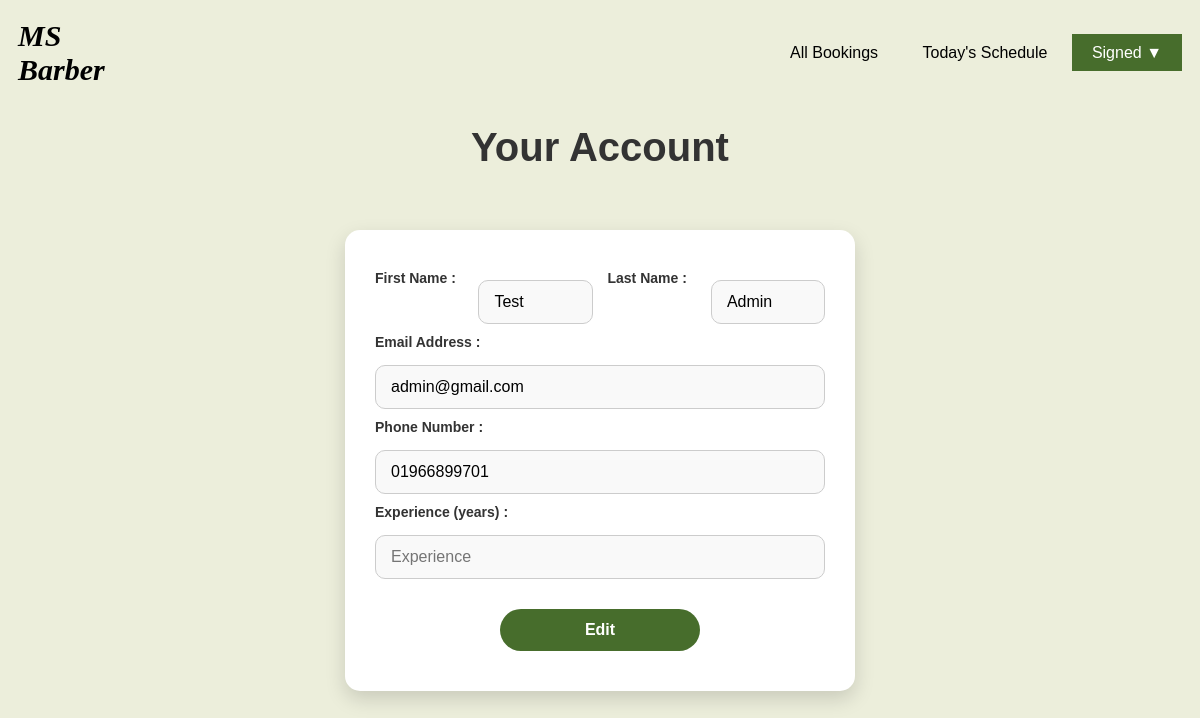
Page /barber-editprofile.php (signed in) on the committed database.
### tables this page shows
CREATE TABLE `barber` (
  `barber_id` int(11) NOT NULL,
  `barber_email` varchar(50) NOT NULL,
  `barber_fname` varchar(50) NOT NULL,
  `barber_lname` varchar(50) NOT NULL,
  `barber_image` longblob NOT NULL,
  `barber_status` int(1) NOT NULL,
  `barber_password` varchar(255) NOT NULL,
  `barber_DOB` varchar(50) NOT NULL,
  `barber_phoneNumber` varchar(20) NOT NULL,
  `barber_exp` varchar(2) NOT NULL,
  `role` varchar(50) NOT NULL
);

### barber-editprofile.php (the view, shortened to what this page needs)
<?php
    include('connect.php');
    $email = $_SESSION['blEmail'];
    $sql = "SELECT * FROM barber WHERE barber_email = ?";
    $stmt = $conn->prepare($sql);
    $stmt->bind_param("s", $email);
    $stmt->execute();
    $result = $stmt->get_result();
    $barber = $result->fetch_assoc();
?>
<!DOCTYPE html>
<html lang="en">
<head>
    <link rel="stylesheet" href="editprofile.css">
</head>
<body>
    <header id="header">
        <div class="top-bar">
            <nav class="nav-bar">
                <a href="user-homepage.php" class="logo"><span>MS Barber</span></a>
                <ul>
                    <li><a href="barber-booking.php" class="<?php echo basename($_SERVER['PHP_SELF']) == 'barber-booking.php' ? 'active' : ''; ?>">All Bookings</a></li>
                    <li><a href="barber-todayschedule.php" class="<?php echo basename($_SERVER['PHP_SELF']) == 'barber-todayschedule.php' ? 'active' : ''; ?>">Today's Schedule</a></li>
                    <?php
                    if (isset($_SESSION['blEmail'])) {
                        echo "<li>";
                        echo "<a href='' class='profile'>Signed ▼</a>";
                        echo "</li>";
                    }
                    ?>
                </ul>
            </nav>
        </div>
    </header>
    <h1>Your Account</h1>
    <div class="login-container">
        <div class="login-form">
            <form method="post" action="">
                <div class="container-name">
                    <label>First Name : </label><input id="barber-fname" name="barber-fname" type="text" class="rounded-textbox" placeholder="First Name" value="<?php echo htmlspecialchars($barber['barber_fname']); ?>" readonly required>
                    <label>Last Name : </label><input id="barber-lname" name="barber-lname" type="text" class="rounded-textbox" placeholder="Last Name" value="<?php echo htmlspecialchars($barber['barber_lname']); ?>" readonly required>
                </div>
                <label>Email Address : </label><input type="text" class="rounded-textbox" name="bemail" placeholder="Email Address" value="<?php echo htmlspecialchars($barber['barber_email']); ?>" readonly>
                <label>Phone Number : </label><input type="text" class="rounded-textbox" name="bphone" placeholder="Phone Number" value="<?php echo htmlspecialchars($barber['barber_phoneNumber']); ?>" readonly required>
                <label>Experience (years) : </label><input type="number" class="rounded-textbox" name="barber-exp" placeholder="Experience" value="<?php echo htmlspecialchars($barber['barber_exp']); ?>" readonly required>
                <center>
                    <button id="edit-btn" type="button" class="rounded-button">Edit</button>
                </center>
            </form>
        </div>
    </div>
</body>
</html>

### editprofile.css (style rules this page uses)
body { background-color: #eceedb; font-family: Arial, Helvetica, sans-serif; }
a { text-decoration: none; }
header { position: -webkit-sticky; position: sticky; top: 0; transition: background-color 0.4s ease-in-out; }
.nav-bar { width: 100%; display: flex; align-items: center; justify-content: space-between; position: relative; }
nav ul { list-style-type: none; width: 100%; padding: 10px; text-align: right; }
nav ul li { display: inline-block; list-style: none; }
nav ul li a { display: block; padding: 10px 20px; text-decoration: none; color: black; }
.rounded-button { width: 200px; padding: 12px; background-color: #476d2c; color: white; border-radius: 25px; border: none; font-size: 16px; font-weight: bold; cursor: pointer; margin: 20px auto 0; display: inline-block; text-align: center; transition: all 0.3s ease; }
.rounded-textbox { width: 100%; padding: 12px 15px; margin: 10px 0; border-radius: 10px; border: 1px solid #ccc; box-sizing: border-box; font-size: 16px; background-color: #f9f9f9; transition: border-color 0.3s, box-shadow 0.3s; }
.logo { font-size: 30px; font-weight: bold; color: black; text-decoration: none; padding: 10px; transition: background-color 0.3s; cursor: pointer; font-family: 'Source Code Pro'; font-style: italic; }
h1 { text-align: center; font-size: 2.5em; margin-bottom: 20px; color: #333; }
.profile { display: inline; align-items: center; background-color: #476d2c; color: white; cursor: pointer; text-decoration: none; }
.login-container { display: flex; justify-content: center; align-items: center; padding: 40px; }
.login-form { background-color: #fff; padding: 40px 30px; border-radius: 15px; box-shadow: 0 8px 20px rgba(0, 0, 0, 0.15); max-width: 450px; width: 100%; }
.container-name { display: flex; gap: 15px; }
.container-name label { flex-basis: 100%; }
label { font-size: 14px; font-weight: bold; color: #333; margin-bottom: 5px; display: block; }

### rows in the picture
barber: barber-fname "Test", barber-lname "Admin", bemail "admin@gmail.com", bphone "01966899701"
